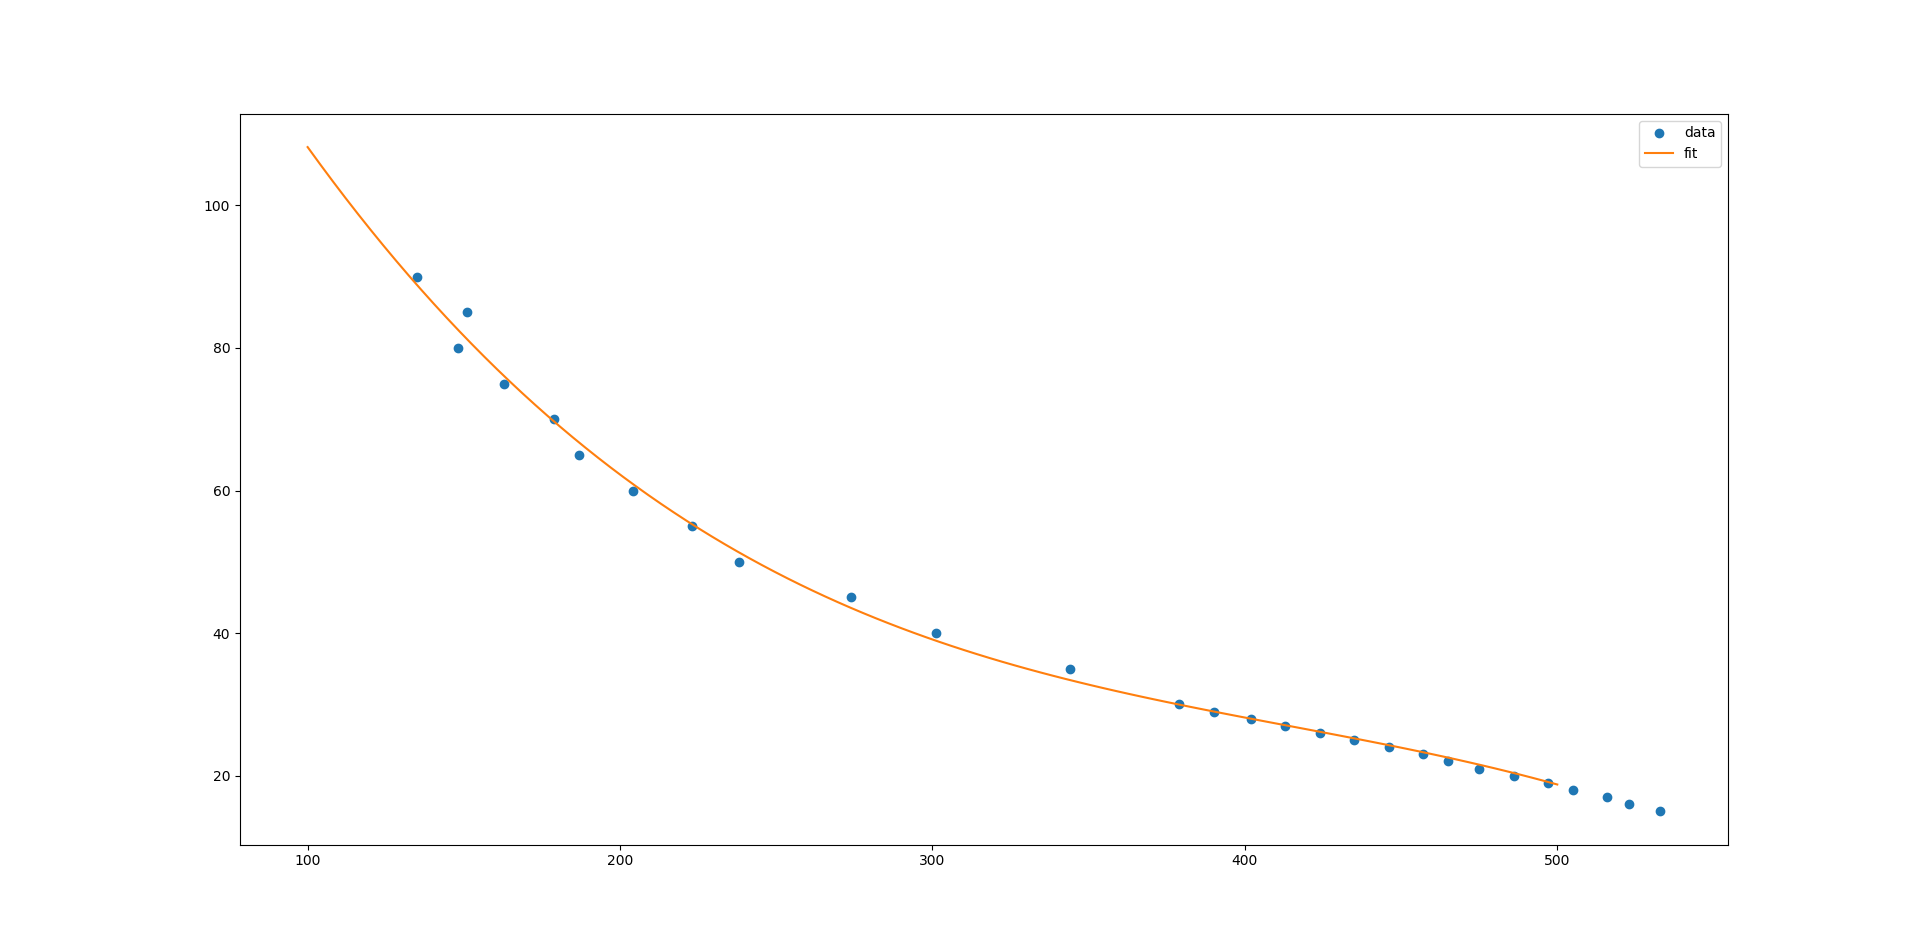

Source code (Python):
import csv
import numpy as np
import os
import matplotlib.pyplot as plt

path = os.path.join(
    r"C:\Users\theof\Desktop\IDP\IDP_2020L107\calibration", "data_long.csv")
reading, distance = [], []
with open(path, 'r') as f:
	reader = csv.reader(f)
	for row in reader:
		distance.append(int(row[0]))
		reading.append(int(row[1]))

fit = np.polyfit(reading, distance, 3)
f = np.poly1d(fit)

r_new = np.linspace(100, 500, 100)
d_new = f(r_new)

print(f)

plt.plot(reading, distance, 'o', r_new, d_new, '-')
plt.legend(['data', 'fit'], loc='best')
plt.show()
